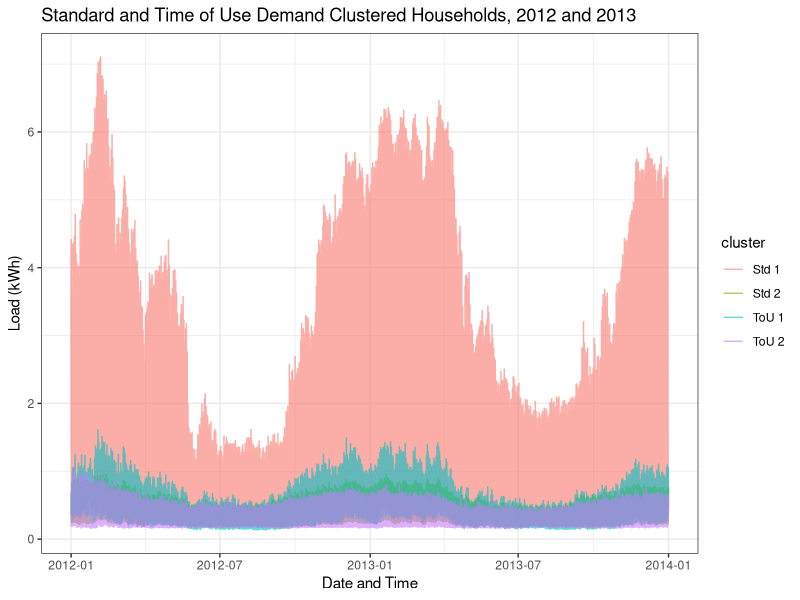
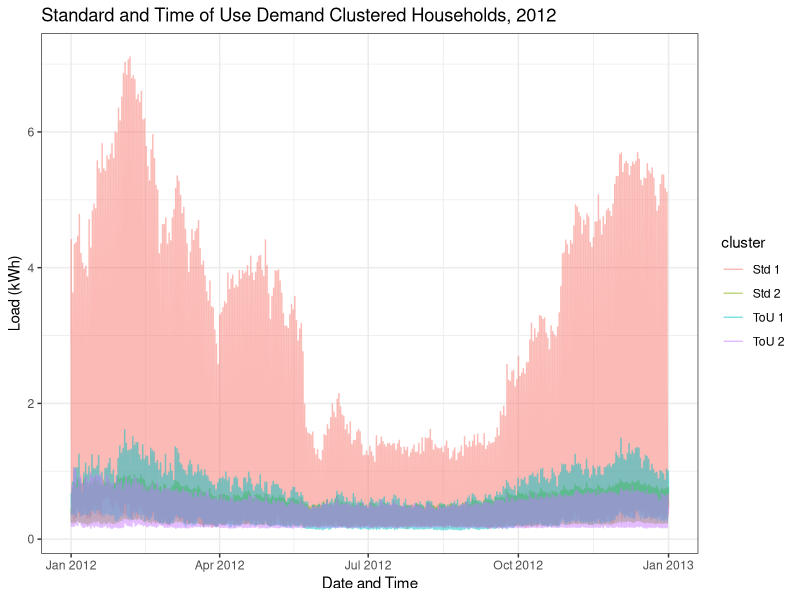
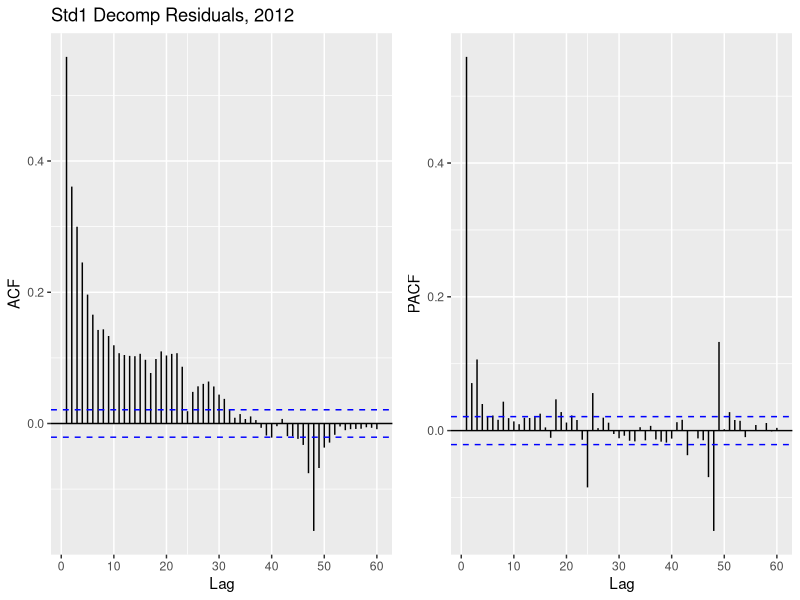
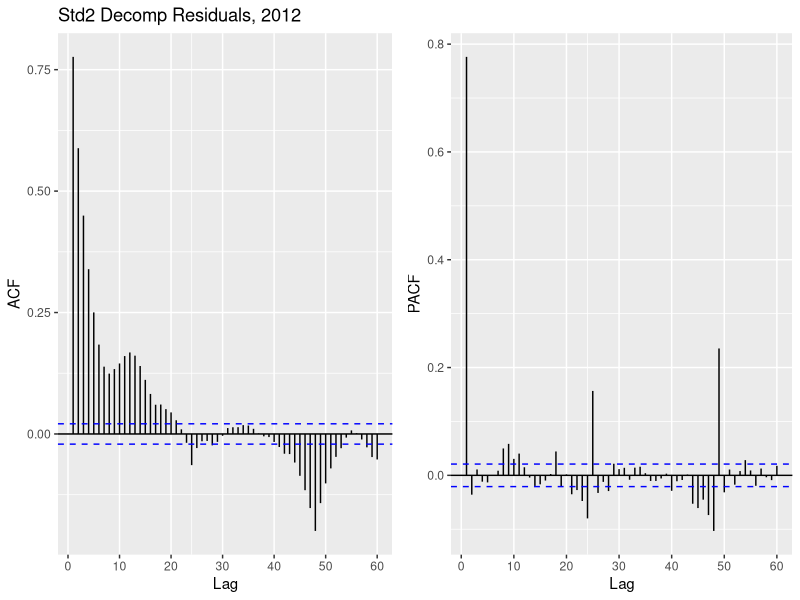
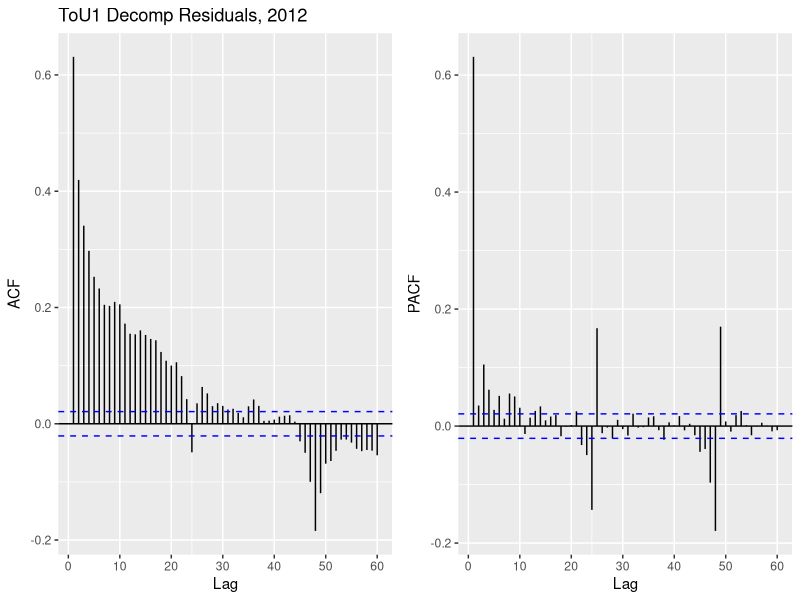
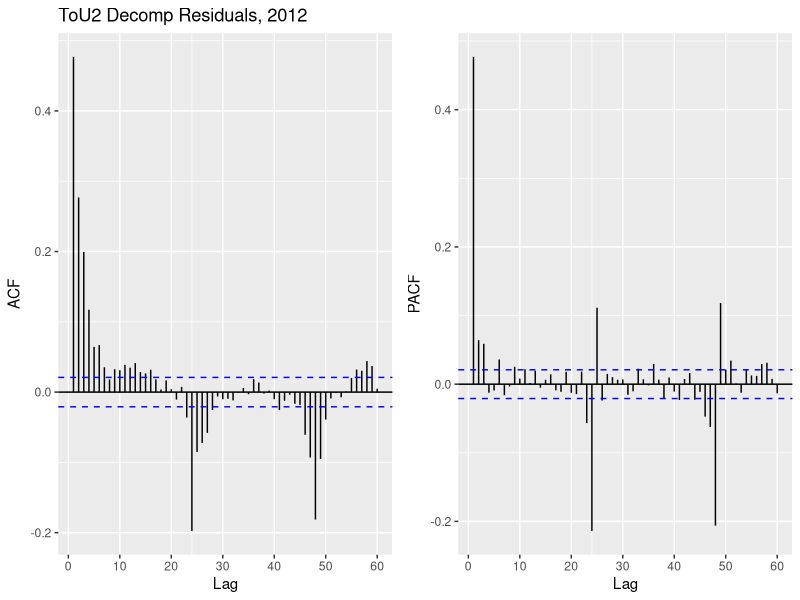
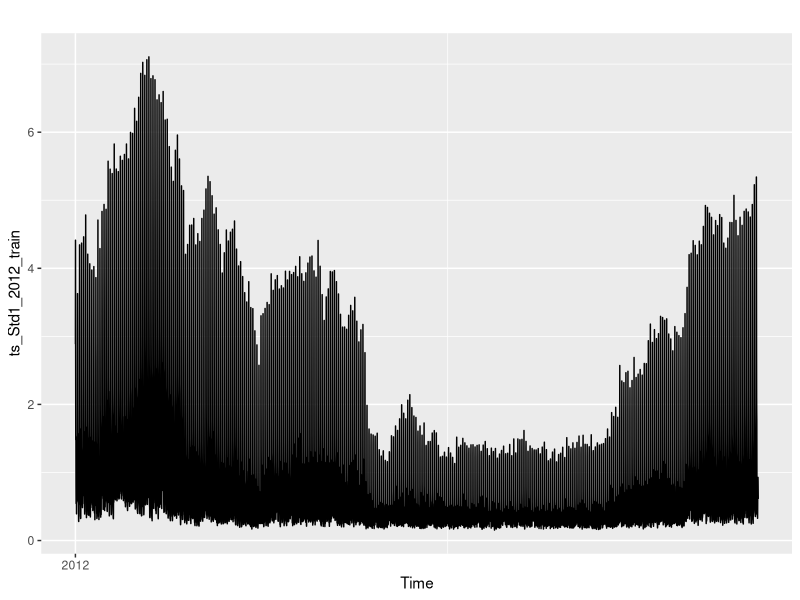
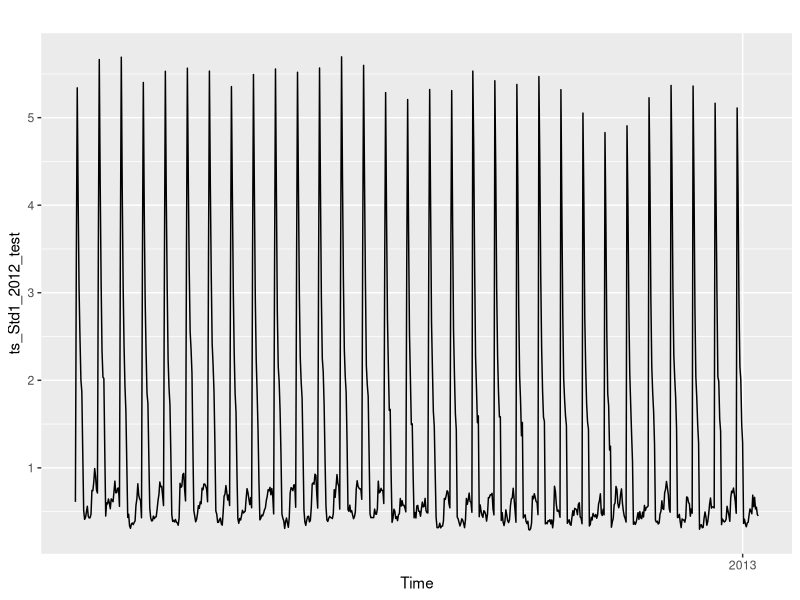

Here is the R script that generated these plots, in order:
## ---- chunk 1
library(here)
library(tseries)
library(tidyverse)
library(lubridate)
library(cowplot)
library(forecast)

## ---- chunk 2
#load in data
#ignore my wd. chunk was overriding what I set in the console, # out if not Sadie
setwd("/Users/sadiekasten/Desktop/Time Series/R files/final proj")
raw_Std <- read.csv(file="data/processed/Std_household_load.csv",
                            header=TRUE) %>%
  mutate(datetime = ymd_hms(datetime_utc, tz = "UTC")) %>% 
  mutate(cluster = as.character(cluster)) %>% 
  select("datetime","cluster","load_kwh") %>% 
  mutate(cluster = paste("Std",cluster))


raw_ToU <- read.csv(file="data/processed/ToU_household_load.csv",
                            header=TRUE) %>%
  mutate(datetime = ymd_hms(datetime_utc, tz = "UTC")) %>% 
  mutate(cluster = as.character(cluster)) %>% 
  select("datetime","cluster","load_kwh") %>% 
  mutate(cluster = paste("ToU",cluster))
## ---- chunk 3

raw_all <- rbind(raw_Std,raw_ToU)

#raw visualization
ggplot(raw_all)+
  geom_line(aes(x = datetime, y = load_kwh,color = cluster), alpha = 0.6)+
  labs(x = "Date and Time", y = "Load (kWh)")+
  ggtitle("Standard and Time of Use Demand Clustered Households, 2012 and 2013")+
  theme_bw()

#2012 visualization
raw_Std_2012 <- raw_Std %>% 
  filter(year(datetime)==2012)

raw_ToU_2012 <- raw_ToU %>% 
  filter(year(datetime)==2012)

raw_all_2012 <- rbind(raw_Std_2012,raw_ToU_2012)

ggplot(raw_all_2012)+
  geom_line(aes(x = datetime, y = load_kwh,color = cluster), alpha = 0.5)+
  labs(x = "Date and Time", y = "Load (kWh)")+
  ggtitle("Standard and Time of Use Demand Clustered Households, 2012")+
  theme_bw()
## ---- chunk 4
processed_Std_2012 <- raw_Std %>%
  pivot_wider(names_from = cluster,
              values_from = load_kwh) %>% 
  select("datetime","Std 1","Std 2") %>% 
  filter(year(datetime) == 2012)

processed_ToU_2012 <- raw_ToU %>%
  pivot_wider(names_from = cluster,
              values_from = load_kwh) %>% 
  select("datetime","ToU 1","ToU 2") %>% 
  filter(year(datetime) == 2012)

processed_Std_2013 <- raw_Std %>%
  pivot_wider(names_from = cluster,
              values_from = load_kwh) %>% 
  select("datetime","Std 1","Std 2") %>% 
  filter(year(datetime) == 2013)

processed_ToU_2013 <- raw_ToU %>%
  pivot_wider(names_from = cluster,
              values_from = load_kwh) %>% 
  select("datetime","ToU 1","ToU 2") %>% 
  filter(year(datetime) == 2013)

## ---- chunk 5

#2012
ts_Std1_2012 <- msts(processed_Std_2012$`Std 1`, 
                            seasonal.periods =c(24,168,8766),
                            start=c(2012,1,0)) 

ts_Std2_2012 <- msts(processed_Std_2012$`Std 2`, 
                            seasonal.periods =c(24,168,8766),
                            start=c(2012,1,0)) 

ts_ToU1_2012 <- msts(processed_ToU_2012$`ToU 1`, 
                            seasonal.periods =c(24,168,8766),
                            start=c(2012,1,0)) 

ts_ToU2_2012 <- msts(processed_ToU_2012$`ToU 2`, 
                            seasonal.periods =c(24,168,8766),
                            start=c(2012,1,0)) 

#2013

ts_Std1_2013 <- msts(processed_Std_2013$`Std 1`, 
                            seasonal.periods =c(24,168,8766),
                            start=c(2013,1,0)) 

ts_Std2_2013 <- msts(processed_Std_2013$`Std 2`, 
                            seasonal.periods =c(24,168,8766),
                            start=c(2013,1,0)) 

ts_ToU1_2013 <- msts(processed_ToU_2013$`ToU 1`, 
                            seasonal.periods =c(24,168,8766),
                            start=c(2013,1,0)) 

ts_ToU2_2013 <- msts(processed_ToU_2013$`ToU 2`, 
                            seasonal.periods =c(24,168,8766),
                            start=c(2013,1,0))

## ---- chunk 6
#std1 decomposition
Std1_2012_decomp <- ts_Std1_2012 %>% mstl()

#std2 decomp
Std2_2012_decomp <- ts_Std2_2012 %>% mstl() 

#tou1 decomposition
ToU1_2012_decomp <- ts_ToU1_2012 %>% mstl() 

#tou2 decomp
ToU2_2012_decomp <- ts_ToU2_2012 %>% mstl() 
## ---- chunk 7

plot_grid(
  autoplot(Acf(Std1_2012_decomp[,"Remainder"], lag.max = 60,plot = FALSE), main ="Std1 Decomp Residuals, 2012"),
  autoplot(Pacf(Std1_2012_decomp[,"Remainder"], lag.max = 60,plot = FALSE), main = "")
)

plot_grid(
  autoplot(Acf(Std2_2012_decomp[,"Remainder"], lag.max = 60,plot = FALSE), main ="Std2 Decomp Residuals, 2012"),
  autoplot(Pacf(Std2_2012_decomp[,"Remainder"], lag.max = 60,plot = FALSE), main = "")
)

plot_grid(
  autoplot(Acf(ToU1_2012_decomp[,"Remainder"], lag.max = 60,plot = FALSE), main ="ToU1 Decomp Residuals, 2012"),
  autoplot(Pacf(ToU1_2012_decomp[,"Remainder"], lag.max = 60,plot = FALSE), main = "")
)

plot_grid(
  autoplot(Acf(ToU2_2012_decomp[,"Remainder"], lag.max = 60,plot = FALSE), main ="ToU2 Decomp Residuals, 2012"),
  autoplot(Pacf(ToU2_2012_decomp[,"Remainder"], lag.max = 60,plot = FALSE), main = "")
)

## ---- chunk 8
#training subset, using December of 2012, hourly (744)
n_dec = 744
ts_Std1_2012_train <- subset(ts_Std1_2012, end = length(ts_Std1_2012)-n_dec)

#create a subset for testing purpose
ts_Std1_2012_test <- subset(ts_Std1_2012, start = length(ts_Std1_2012)-n_dec)

autoplot(ts_Std1_2012_train)
autoplot(ts_Std1_2012_test)
## ---- chunk 9
#SARIMA + Fourier Terms
#Annual, weekly, and daily seasonality likely for electricity load data.
#hourly loads in ts


## ---- chunk 10
#TBATS
## ---- chunk 11
#Prophet
